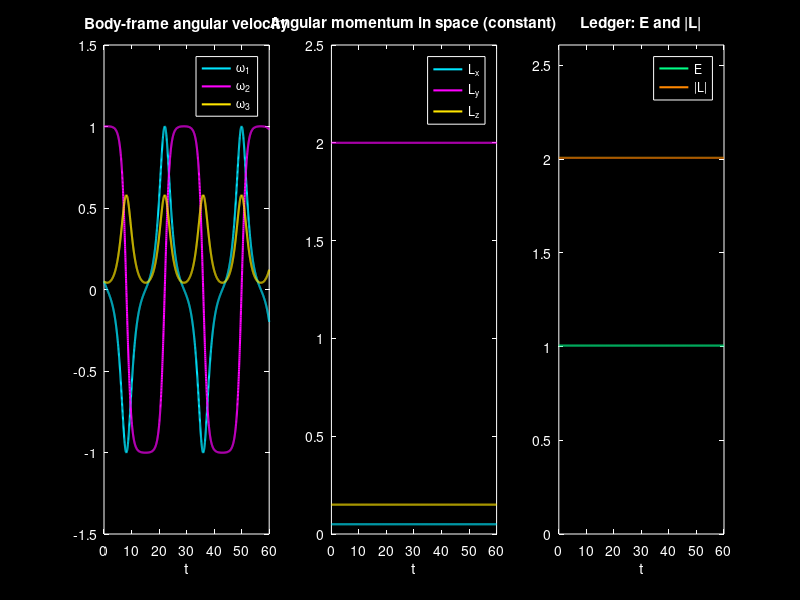

MATLAB code for this plot:
%% Chapter 13 -- Rigid Body Dynamics (Euler's equations, Dzhanibekov flip)
% Self-contained: paste into the editor or the command window and run.
% No local functions, no other files needed. Needs MATLAB R2018a or newer.
%   I1 w1' = (I2-I3) w2 w3,  I2 w2' = (I3-I1) w3 w1,  I3 w3' = (I1-I2) w1 w2
%   R' = R [w]x,   E = 1/2 sum(Ik wk^2),   L_space = R (I w)
clear; clc; close all;

%% 1 Physics Engine
I   = [1 2 3];                                   % principal moments
col = @(A) A(:);                                 % turn a matrix into a column
sk  = @(w) [0 -w(3) w(2); w(3) 0 -w(1); -w(2) w(1) 0];   % cross-product matrix [w]x
eul = @(s) [(I(2)-I(3))*s(2)*s(3)/I(1); ...
            (I(3)-I(1))*s(3)*s(1)/I(2); ...
            (I(1)-I(2))*s(1)*s(2)/I(3)];         % Euler's equations
rhs = @(t,s) [eul(s); col(reshape(s(4:12),3,3)*sk(s(1:3)))];

%% 2 Initial Conditions
w0 = [0.05; 1.0; 0.05];                          % spin about the intermediate axis + wobble
s0 = [w0; col(eye(3))];
tspan = linspace(0, 60, 2401);
[t, Y] = ode45(rhs, tspan, s0, odeset('RelTol',1e-10,'AbsTol',1e-12));

w  = Y(:,1:3)';                                  % 3 x nt
nt = numel(t);
E  = 0.5*sum(bsxfun(@times, I(:), w.^2), 1);
Lb = bsxfun(@times, I(:), w);
Lmag = sqrt(sum(Lb.^2, 1));
Ls = zeros(3, nt);
for k = 1:nt
    Ls(:,k) = reshape(Y(k,4:12),3,3) * Lb(:,k);  % angular momentum in the fixed frame
end

%% 3 Checks and figure
fprintf('--- Checking your run (Chapter 13) ---\n');
fprintf('E(0) = %.4f   |L|(0) = %.4f\n', E(1), Lmag(1));
fprintf('max |E-E0| = %.2e   max ||L|-L0| = %.2e\n', max(abs(E-E(1))), max(abs(Lmag-Lmag(1))));
fprintf('max drift of L in space = %.2e\n', max(max(abs(bsxfun(@minus, Ls, Ls(:,1))))));
flip = find(w(2,1:end-1).*w(2,2:end) < 0);
fprintf('w2 changes sign at t = %s\n', mat2str(t(flip)',4));
fprintf('linear growth rate about axis 2 = %.4f\n', sqrt((I(2)-I(1))*(I(3)-I(2))/(I(1)*I(3)))*w0(2));

c = {[0 0.9 1],[1 0 1],[1 0.9 0]};
dk  = @(ax) set(ax,'Color','k','XColor','w','YColor','w','Box','on');
lgs = @(lg) set(lg,'Color','k','EdgeColor','w','TextColor','w');
fig = figure('Color','k','Position',[100 100 1500 440]);

ax = subplot(1,3,1); hold on;
for k = 1:3, plot(t, w(k,:), 'Color', c{k}, 'LineWidth', 1.5); end
title('Body-frame angular velocity','Color','w'); xlabel('t'); dk(ax);
lgs(legend('\omega_1','\omega_2','\omega_3'));

ax = subplot(1,3,2); hold on;
for k = 1:3, plot(t, Ls(k,:), 'Color', c{k}, 'LineWidth', 1.5); end
title('Angular momentum in space (constant)','Color','w'); xlabel('t'); dk(ax);
lgs(legend('L_x','L_y','L_z'));

ax = subplot(1,3,3); hold on;
plot(t, E, 'Color', [0 1 0.53], 'LineWidth', 1.5);
plot(t, Lmag, 'Color', [1 0.53 0], 'LineWidth', 1.5);
ylim([0, 1.3*max([E, Lmag])]);
title('Ledger: E and |L|','Color','w'); xlabel('t'); dk(ax);
lgs(legend('E','|L|'));

try, set(fig,'InvertHardcopy','off'); print(fig,'fig16_13.png','-dpng','-r300'); catch, end
